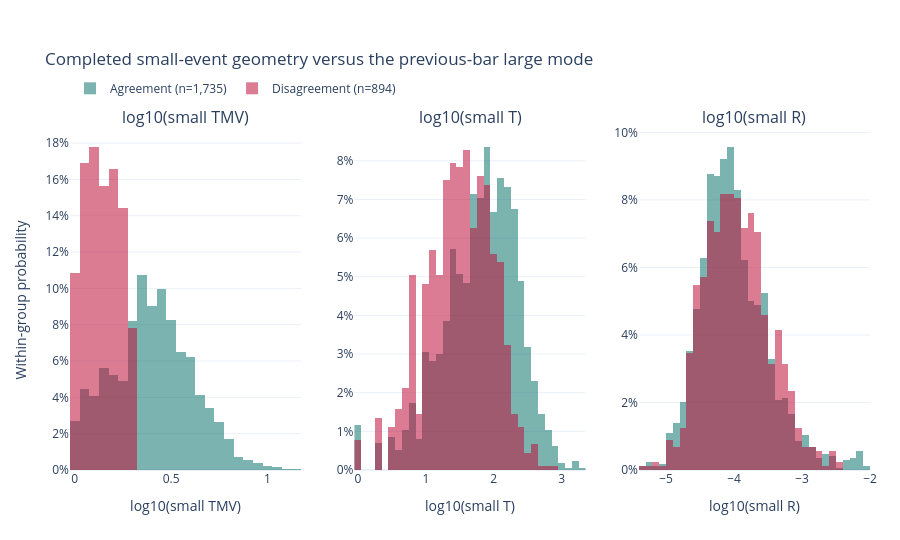

Notebook cell for this chart:
### Code cell
small_relationship_fig = plot_dc_relationship_feature_distributions(
    relationships=small_dcc_relationships,
    feature_labels={"tmv": "log10(small TMV)", "t": "log10(small T)", "r": "log10(small R)"},
    relationship_column="completed_leg_relationship_before_dcc",
    title="Completed small-event geometry versus the previous-bar large mode",
)
small_relationship_fig.show()

### Figure 1 — Plotly figure (JSON) as saved in the notebook; plotly's stock layout.template omitted (floating-point values rounded to 4 significant figures; data arrays with more than 128 entries replaced by an {"elided": "..."} marker saying what was removed)
{"data": [{"bingroup": "tmv", "histnorm": "probability", "hovertemplate": "log10(small TMV)=%{x:.4f}<br>within-group share=%{y:.2%}<extra></extra>", "legendgroup": "agreement", "marker": {"color": "#0f766e"}, "name": "Agreement (n=1,735)", "nbinsx": 55, "opacity": 0.55, "showlegend": true, "type": "histogram", "x": {"elided": "1735 float values"}, "xaxis": "x", "yaxis": "y"}, {"bingroup": "tmv", "histnorm": "probability", "hovertemplate": "log10(small TMV)=%{x:.4f}<br>within-group share=%{y:.2%}<extra></extra>", "legendgroup": "disagreement", "marker": {"color": "#be123c"}, "name": "Disagreement (n=894)", "nbinsx": 55, "opacity": 0.55, "showlegend": true, "type": "histogram", "x": {"elided": "894 float values"}, "xaxis": "x", "yaxis": "y"}, {"bingroup": "t", "histnorm": "probability", "hovertemplate": "log10(small T)=%{x:.4f}<br>within-group share=%{y:.2%}<extra></extra>", "legendgroup": "agreement", "marker": {"color": "#0f766e"}, "name": "Agreement (n=1,735)", "nbinsx": 55, "opacity": 0.55, "showlegend": false, "type": "histogram", "x": {"elided": "1735 float values"}, "xaxis": "x2", "yaxis": "y2"}, {"bingroup": "t", "histnorm": "probability", "hovertemplate": "log10(small T)=%{x:.4f}<br>within-group share=%{y:.2%}<extra></extra>", "legendgroup": "disagreement", "marker": {"color": "#be123c"}, "name": "Disagreement (n=894)", "nbinsx": 55, "opacity": 0.55, "showlegend": false, "type": "histogram", "x": {"elided": "894 float values"}, "xaxis": "x2", "yaxis": "y2"}, {"bingroup": "r", "histnorm": "probability", "hovertemplate": "log10(small R)=%{x:.4f}<br>within-group share=%{y:.2%}<extra></extra>", "legendgroup": "agreement", "marker": {"color": "#0f766e"}, "name": "Agreement (n=1,735)", "nbinsx": 55, "opacity": 0.55, "showlegend": false, "type": "histogram", "x": {"elided": "1735 float values"}, "xaxis": "x3", "yaxis": "y3"}, {"bingroup": "r", "histnorm": "probability", "hovertemplate": "log10(small R)=%{x:.4f}<br>within-group share=%{y:.2%}<extra></extra>", "legendgroup": "disagreement", "marker": {"color": "#be123c"}, "name": "Disagreement (n=894)", "nbinsx": 55, "opacity": 0.55, "showlegend": false, "type": "histogram", "x": {"elided": "894 float values"}, "xaxis": "x3", "yaxis": "y3"}], "layout": {"annotations": [{"font": {"size": 16}, "showarrow": false, "text": "log10(small TMV)", "x": 0.1444, "xanchor": "center", "xref": "paper", "y": 1.0, "yanchor": "bottom", "yref": "paper"}, {"font": {"size": 16}, "showarrow": false, "text": "log10(small T)", "x": 0.5, "xanchor": "center", "xref": "paper", "y": 1.0, "yanchor": "bottom", "yref": "paper"}, {"font": {"size": 16}, "showarrow": false, "text": "log10(small R)", "x": 0.8556, "xanchor": "center", "xref": "paper", "y": 1.0, "yanchor": "bottom", "yref": "paper"}], "barmode": "overlay", "height": 540, "hovermode": "closest", "legend": {"orientation": "h", "x": 0.0, "xanchor": "left", "y": 1.08, "yanchor": "bottom"}, "margin": {"b": 70, "l": 70, "r": 30, "t": 130}, "title": {"text": "Completed small-event geometry versus the previous-bar large mode"}, "xaxis": {"anchor": "y", "domain": [0.0, 0.2889], "title": {"text": "log10(small TMV)"}}, "xaxis2": {"anchor": "y2", "domain": [0.3556, 0.6444], "title": {"text": "log10(small T)"}}, "xaxis3": {"anchor": "y3", "domain": [0.7111, 1.0], "title": {"text": "log10(small R)"}}, "yaxis": {"anchor": "x", "domain": [0.0, 1.0], "tickformat": ".0%", "title": {"text": "Within-group probability"}}, "yaxis2": {"anchor": "x2", "domain": [0.0, 1.0], "tickformat": ".0%"}, "yaxis3": {"anchor": "x3", "domain": [0.0, 1.0], "tickformat": ".0%"}}}
